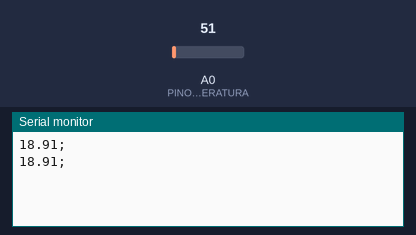
Recording of a sketch running on a simulated Arduino Uno, built with avr-gcc and run on an emulated ATmega328P. On the bench: the last lines printed to the serial monitor. The inputs (shaded band) are chosen by the test bench; at power-on: A0 (PINO_SENSOR_TEMPERATURA) = 51.

Above: at 2.8 s.
2.9 s: A0 (PINO_SENSOR_TEMPERATURA) set to 61
At 4.8 s:
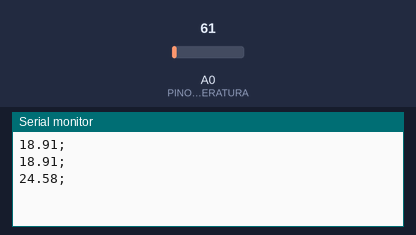
5.6 s: A0 (PINO_SENSOR_TEMPERATURA) set to 71
At 6.4 s:
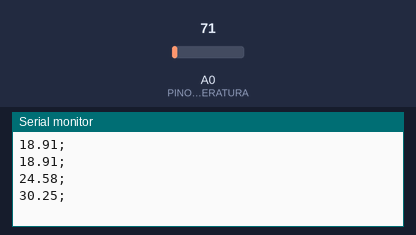
Timing chart, 0 to 8.6 s (numbered marks = the images above; inputs shaded):
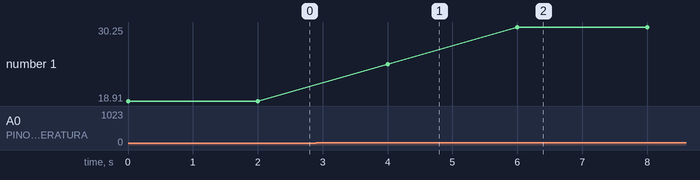

The sketch:

arduino-monibeer.ino
```cpp
// Define PINO_SENSOR_TEMPERATURA como uma constante de número inteiro, e atribui o valor da porta análogica a 0.
const int PINO_SENSOR_TEMPERATURA = A0;
// Define temperaturaCelsius como um número com casas decimais.
float temperaturaCelsius;

// Define a função setup a porta do arduino e sua taxa de tranferencia de bits a 9600.
void setup() {
  Serial.begin(9600);
}

// Define função loop
void loop() {
  // Atribui a ValorLeitura a receber um número inteiro da leitura do sensor analogRead.
  int valorLeitura = analogRead(PINO_SENSOR_TEMPERATURA);
  // Define temperaturaCelsius a uma equação matemática que devolve a temperatura desejada.
  // temperaturaCelsius = (valorLeitura * 5.0 / 1023.0) / 0.01;
  temperaturaCelsius = ((valorLeitura * 5.8 / 1023.0) / 0.01)- 10;

  // Comandos usados para exibirem o gráfico inserindo um limite máximo de 36°C e mínimo de 32°C, temperaturaCelsius é o número da leitura do arduino.
  // Serial.print("Temperatura_Máxima:");
  // Serial.print(36);
  // Serial.print(" ");
  // Serial.print("Temperatura_Atual:");
  Serial.print(temperaturaCelsius);
  Serial.println(";");
  // Serial.print("Temperatura_Mínima:");
  // Serial.println(32);

// Define um tempo de espera até o programa poder ser reiniciado, em 2 segundos.
  delay(2000);
}
```

Measured:
- after the input at 2.9 s, the serial monitor: prints a new line after 1.1 s (image 1)
- after the input at 5.6 s, the serial monitor: prints a new line after 0.40 s (image 2)
- plotted number 1: 18.91 → 24.58 after the input at 2.9 s, 24.58 → 30.25 after the input at 5.6 s
